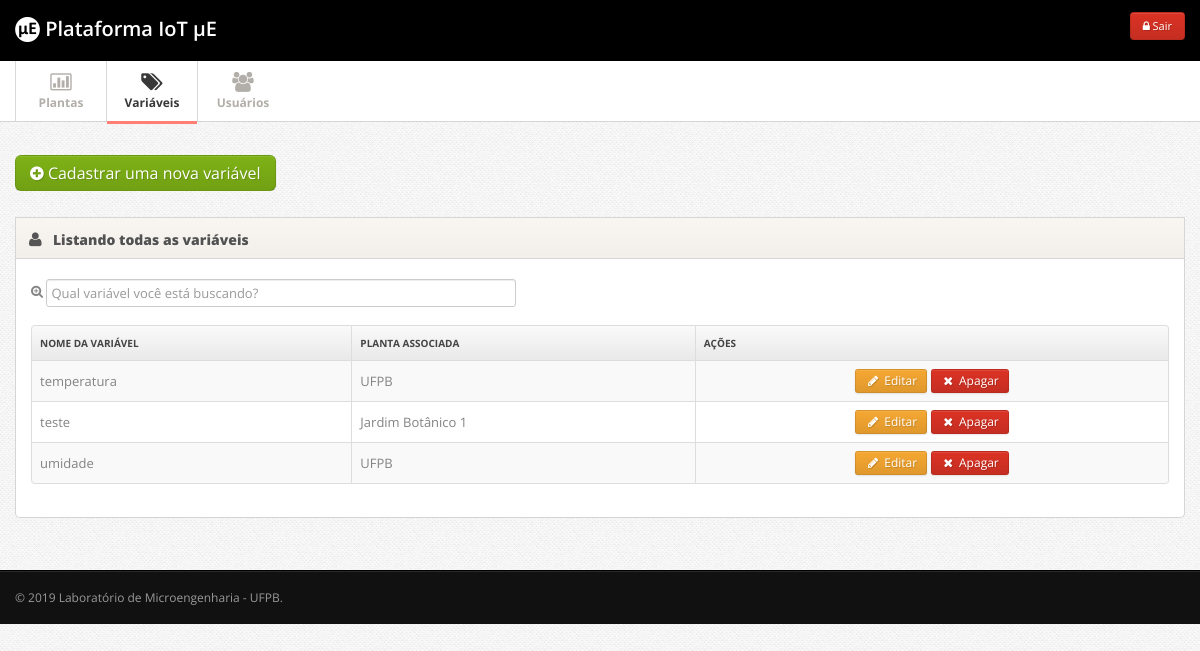
The app's page /admin/index.php?p=variaveis_gerenciar (signed in), older data.
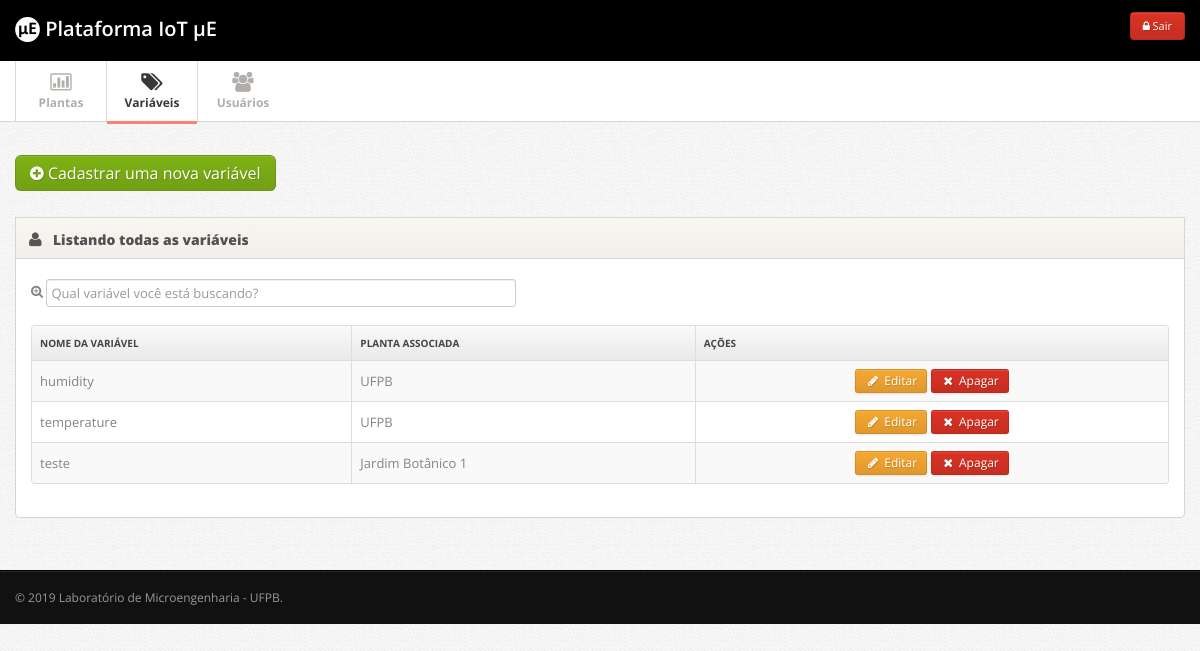
The same page, newer data.
### tables this page shows
CREATE TABLE IF NOT EXISTS `variaveis` (
  `id` int(11) NOT NULL AUTO_INCREMENT,
  `nome` varchar(200) NOT NULL,
  `descricao` text NOT NULL,
  `unidade` varchar(50) NOT NULL,
  `id_planta` int(11) NOT NULL,
  PRIMARY KEY (`id`),
  KEY `fk_planta` (`id_planta`)
);

CREATE TABLE IF NOT EXISTS `plantas` (
  `id` int(11) NOT NULL AUTO_INCREMENT,
  `nome` varchar(200) NOT NULL,
  `localizacao` varchar(200) NOT NULL,
  `inicio_operacao` varchar(50) NOT NULL,
  `responsavel` varchar(200) NOT NULL,
  `imagem` varchar(200) NOT NULL,
  `codigo_google_maps` text NOT NULL,
  PRIMARY KEY (`id`)
);

### admin/variaveis_gerenciar.php (the view, shortened to what this page needs)
<?php
if(isset($_GET['acao'])){
	$acao = $_GET['acao'];
} else{
	$acao = 'gerenciar';
}
if($acao == 'gerenciar'){
?>
	      <div class="row">
	      	<div class="span12">
            <div class="widget">
              <a href="javascript:void();" onclick="location.href='index.php?p=variaveis_cadastrar';" class="btn btn-large btn-success btn-support-ask"><i class="icon-plus-sign"></i> Cadastrar uma nova variável</a>
            </div>
	      		<div class="widget">
					<div class="widget-header">
						<i class="icon-user"></i>
						<h3>Listando todas as variáveis</h3>
					</div>
					<div class="widget-content">
            <div id="tabela_busca" class="form-horizontal">
            <fieldset>
            <div class="control-group">
              <i class="icon-zoom-in"></i> <input class="span5 m-wrap" id="appendedInputButton" type="text" placeholder="Qual variável você está buscando?">
            </div>
            </fieldset>
            </div>
            <table class="table table-striped table-bordered" id="tabela">
              <thead>
                <tr>
                  <th> Nome da variável </th>
                  <th> Planta associada</th>
                  <th class="td-actions"> Ações </th>
                </tr>
              </thead>
              <tbody>
              <?php
              $result_usuarios = "SELECT * FROM variaveis ORDER BY nome ASC";
          		$resultado_usuarios = mysqli_query($conn, $result_usuarios);
              while($resultado = mysqli_fetch_array($resultado_usuarios)){
          		if(isset($resultado)){
                $id = $resultado['id'];
                $nome = $resultado['nome'];
                $id_planta = $resultado['id_planta'];
                  $query_planta = "SELECT * FROM plantas WHERE id = '$id_planta'";
                  $executa_planta = mysqli_query($conn, $query_planta);
                  $resultados_planta = mysqli_fetch_assoc($executa_planta);
                  $nome_planta = $resultados_planta['nome'];
              }
              ?>
              <tr>
                <td><?php echo $nome; ?></td>
                <td><?php echo $nome_planta; ?></td>
                <td class="td-actions">
                <center>
									<a href="index.php?p=variaveis_gerenciar&acao=editar&id=<?php echo $id; ?>" class="btn btn-warning btn-small"><i class="btn-icon-only icon-pencil"> </i> Editar</a>
                  <a href="index.php?p=variaveis_gerenciar&acao=apagar&id=<?php echo $id; ?>" class="btn btn-danger btn-small"><i class="btn-icon-only icon-remove"> </i> Apagar</a>
                </center>
                </td>
              </tr>
							<?php
              }
              ?>
              </tbody>
            </table>
					</div>
				</div>
		    </div>
	      </div>
<?php
}
?>

Row changes from the older to the newer data that the page shows:
changed variaveis: nome "umidade" → "humidity"; moves up the list
changed variaveis: nome "temperatura" → "temperature"
